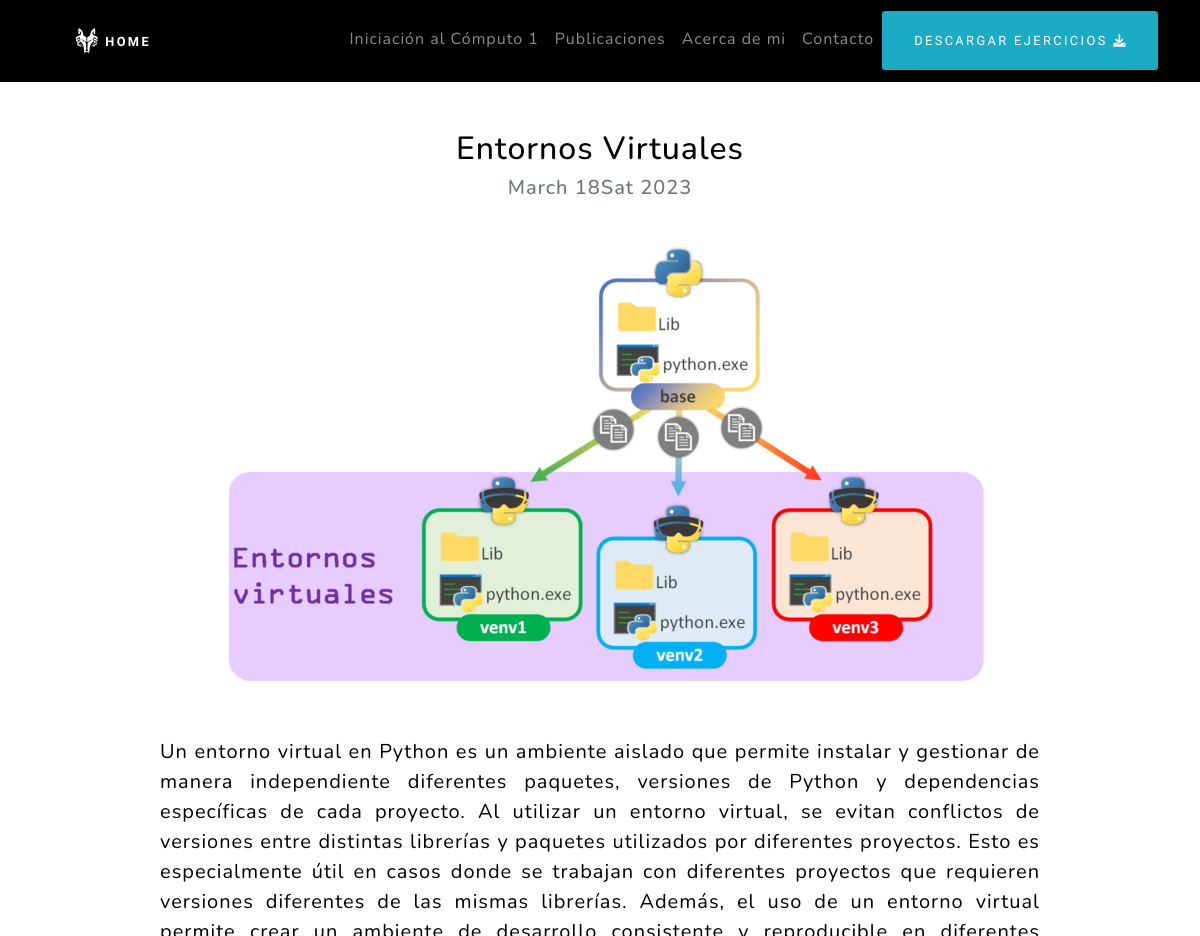
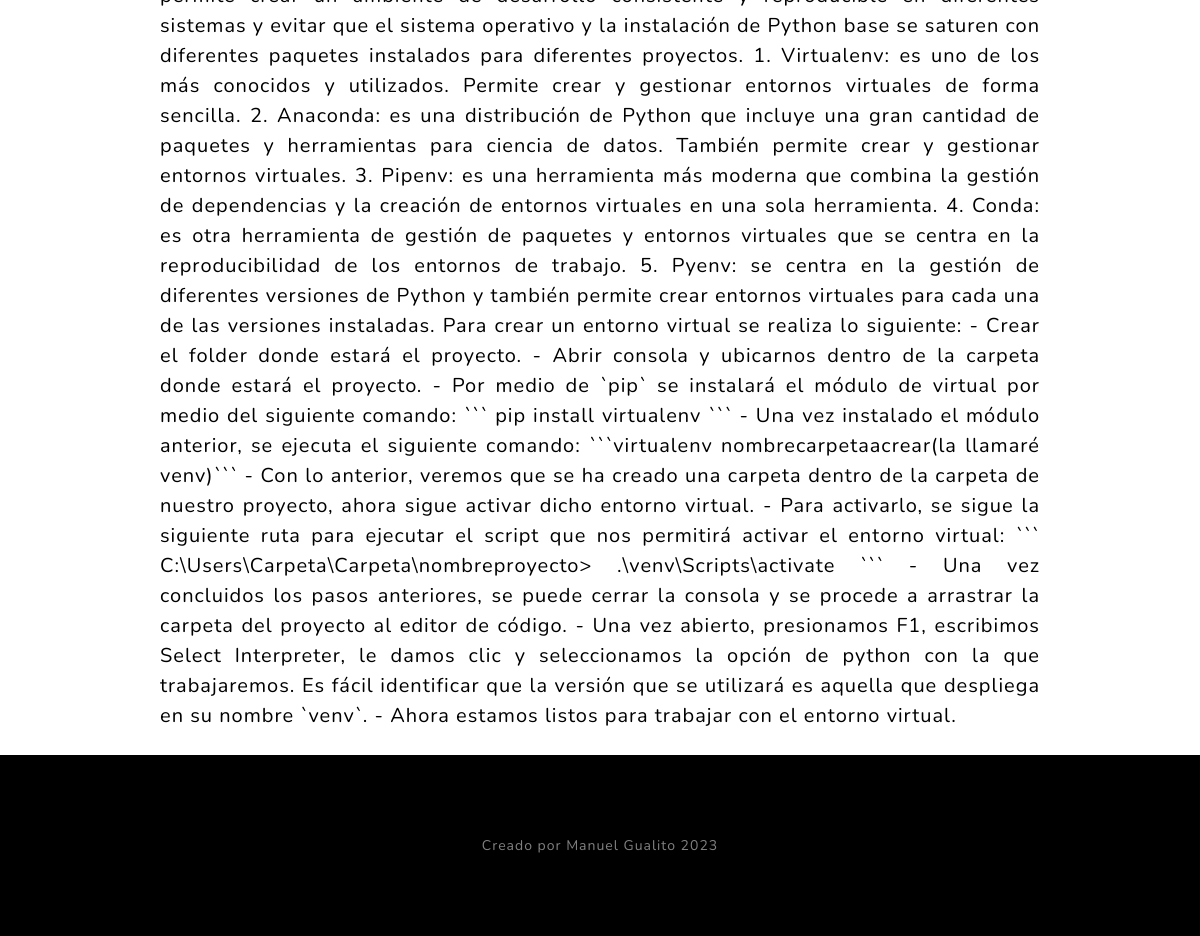
Page /blog/3 on the committed database (2 pictures, top to bottom).
### blog/models.py (models this page shows)
class Post(models.Model):
    title = models.CharField(max_length=100)
    description = models.TextField()
    image = models.ImageField(upload_to='blog/images')
    date = models.DateField(datetime.date.today)

### blog/views.py (the view)
# urls.py: path('<int:post_id>',post_detail,name = 'post_detail')
def post_detail(request, post_id):
    post = get_object_or_404(Post, pk=post_id)
    return render(request, 'post_detail.html',{'post':post})

### blog/templates/post_detail.html
{% extends 'layout.html' %}
{% block content %}
<div class="text-center row d-block pt-5" style="padding-left: 10rem; padding-right: 10rem;">
    <h2>{{post.title}}</h2>
    <h3 class="text-light my-2 h5 text-muted">{{post.date|date:'F jD Y'}}</h3>
    <img src="{{post.image.url}}" alt="{{post.title}}" class="img-fluid">
    <div class="my-4 col-md-12 d-block publicacion">
        <p class="text-black mt-3">{{post.description|safe}}</p>
    </div>
</div>
{% endblock %}

### rows in the picture
Post: title "Entornos Virtuales", date "March 18Sat 2023", image (picture), description "Un entorno virtual en Python es un ambiente aislado que permite instalar y gestionar de manera independiente diferentes paquetes, versiones de Python y dependencias específicas de cada proyecto. Al utilizar un entorno virtual, se evitan conflictos de versiones entre distintas librerías y paquetes utilizados por diferentes proyectos. Esto es especialmente útil en casos donde se trabajan con diferentes proyectos que requieren versiones diferentes de las mismas librerías. Además, el uso de un entorno virtual permite crear un ambiente de desarrollo consistente y reproducible en diferentes sistemas y evitar que el sistema operativo y la instalación de Python base se saturen con diferentes…"
